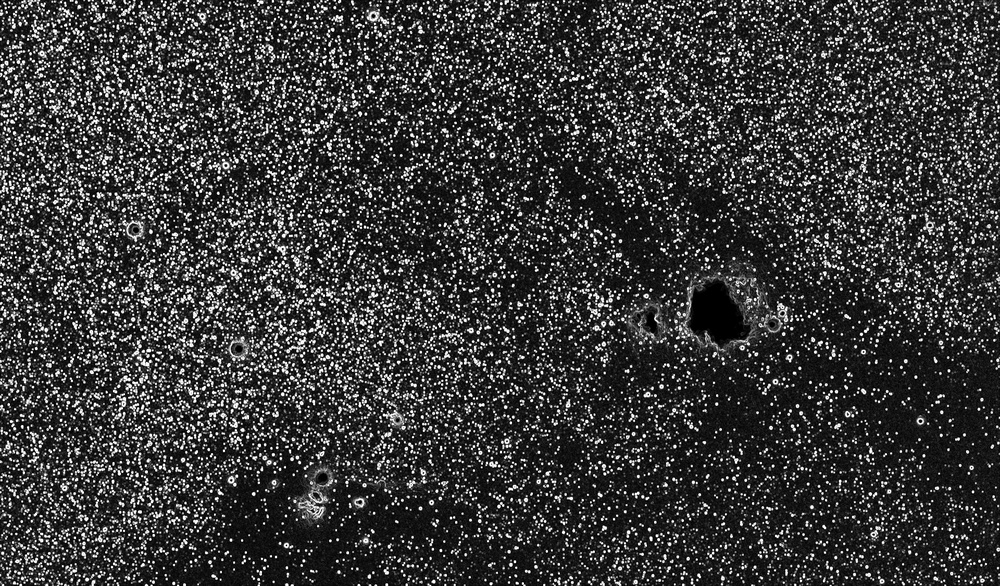
#> input picture Old/images/niveau_de_gris.jpg, 1000 x 586 px, shrunk from 1920 x 1125 before the run
$ python gradient_4_points.py
#> lines starting #> are read from the running program, lines starting #| are printed output that depends on the picture
#> further down, image_gray is the input picture: shape (586, 1000); min 0, max 255, mean 57.9
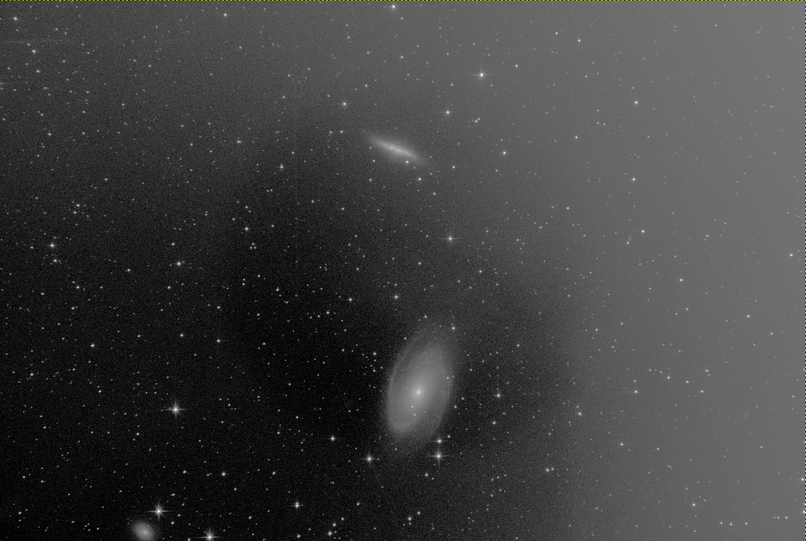
#> input picture images/unknown.png, 806 x 541 px, shrunk from 1548 x 1039 before the run, found by its file name
#> further down, image_color is the input picture: shape (541, 806, 3); mean B, G, R 63.8, 63.9, 63.9
import cv2
import numpy as np

def remove_light_pollution(image_color, image_gray, num_columns, threshold):
#> called with num_columns = 1, threshold = 10
    height, width, _ = image_color.shape
#> height = 541; width = 806

    # Find the point without stars on the left side of the grayscale image
    for x in range(num_columns):
        for y in range(height):
            if np.any(image_gray[y, x] <= threshold):
                left_x = x
                break
        if left_x is not None:
            break

    # Find the point without stars at the 1/3 of the grayscale image
    one_third_x = width // 3
#> one_third_x = 268
    for y in range(height):
        if np.any(image_gray[y, one_third_x] <= threshold):
            break

    # Find the point without stars at the 2/3 of the grayscale image
    two_thirds_x = 2 * (width // 3)
#> two_thirds_x = 536
    for y in range(height):
        if np.any(image_gray[y, two_thirds_x] <= threshold):
            break

    # Find the point without stars on the right side of the grayscale image
    for x in range(width - 1, width - num_columns - 1, -1):
        for y in range(height):
            if np.any(image_gray[y, x] <= threshold):
                right_x = x
                break
        if right_x is not None:
            break

    if left_x is not None and right_x is not None:
        # Get the colors of the left, 1/3, 2/3, and right pixels in the color image
        color_pixel_left = image_color[0, left_x]
#> color_pixel_left = [31, 34, 34]
        color_pixel_one_third = image_color[0, one_third_x]
#> color_pixel_one_third = [44, 171, 171]
        color_pixel_two_thirds = image_color[0, two_thirds_x]
#> color_pixel_two_thirds = [51, 89, 89]
        color_pixel_right = image_color[0, right_x]
#> color_pixel_right = [30, 227, 227]

        # Generate a horizontal linear gradient using the four color points
        gradient_linear = np.zeros((height, width, 3), dtype=np.uint8)

        for x in range(width):
            for y in range(height):
                if x <= one_third_x:
                    ratio = (x - left_x) / (one_third_x - left_x)
                    interpolated_color = (1 - ratio) * color_pixel_left + ratio * color_pixel_one_third
                elif x <= two_thirds_x:
                    ratio = (x - one_third_x) / (two_thirds_x - one_third_x)
                    interpolated_color = (1 - ratio) * color_pixel_one_third + ratio * color_pixel_two_thirds
                else:
                    ratio = (x - two_thirds_x) / (right_x - two_thirds_x)
                    interpolated_color = (1 - ratio) * color_pixel_two_thirds + ratio * color_pixel_right
                gradient_linear[y, x] = interpolated_color
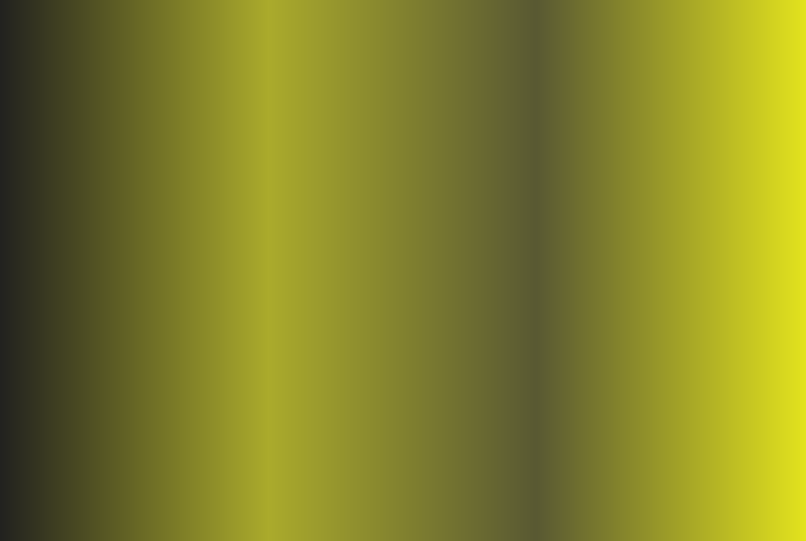
#> gradient_linear: shape (541, 806, 3); mean of channels 0, 1, 2 41.3, 129.7, 129.7; drawn as B, G, R

        cv2.imwrite('images/gradient_4_points.jpg', gradient_linear)

        # Subtract the linear gradient from the color image
        image_depolluted = cv2.subtract(image_color, gradient_linear)
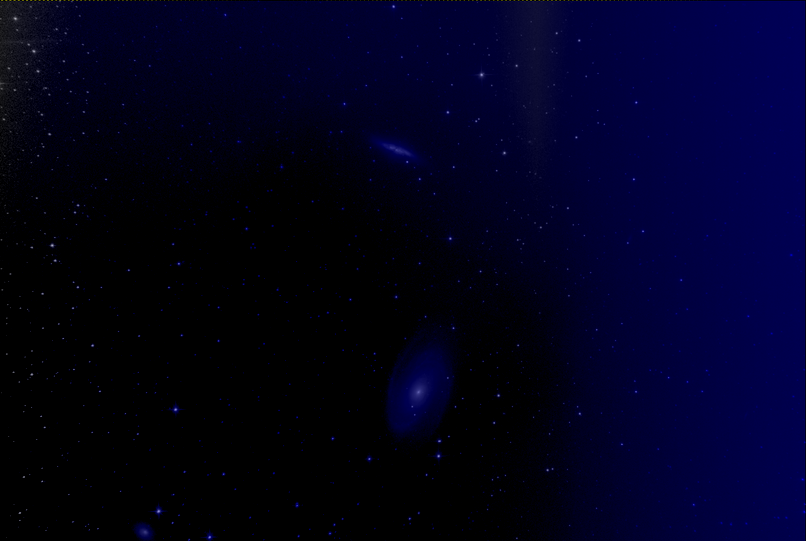
#> image_depolluted: shape (541, 806, 3); mean B, G, R 29.2, 0.6, 0.6

        return image_depolluted
    else:
        print("No point without stars found.")
        return image_color  # Return the original image

# Load the grayscale image
image_gray = cv2.imread('images/niveau_de_gris.jpg', cv2.IMREAD_GRAYSCALE)

# Load the color image
image_color = cv2.imread('images/unknown.png')

# Check if the images were loaded successfully
if image_gray is None or image_color is None:
    print("Failed to load one or more images.")
else:
    num_columns_to_check = 1
    threshold_value = 10

    depolluted_image = remove_light_pollution(image_color, image_gray, num_columns_to_check, threshold_value)

    # Display the depolluted image
    cv2.imshow('Depolluted Image', depolluted_image)
    cv2.waitKey(0)
    cv2.destroyAllWindows()

    cv2.imwrite('images/depolluted_image_4_gradient.jpg', depolluted_image)
